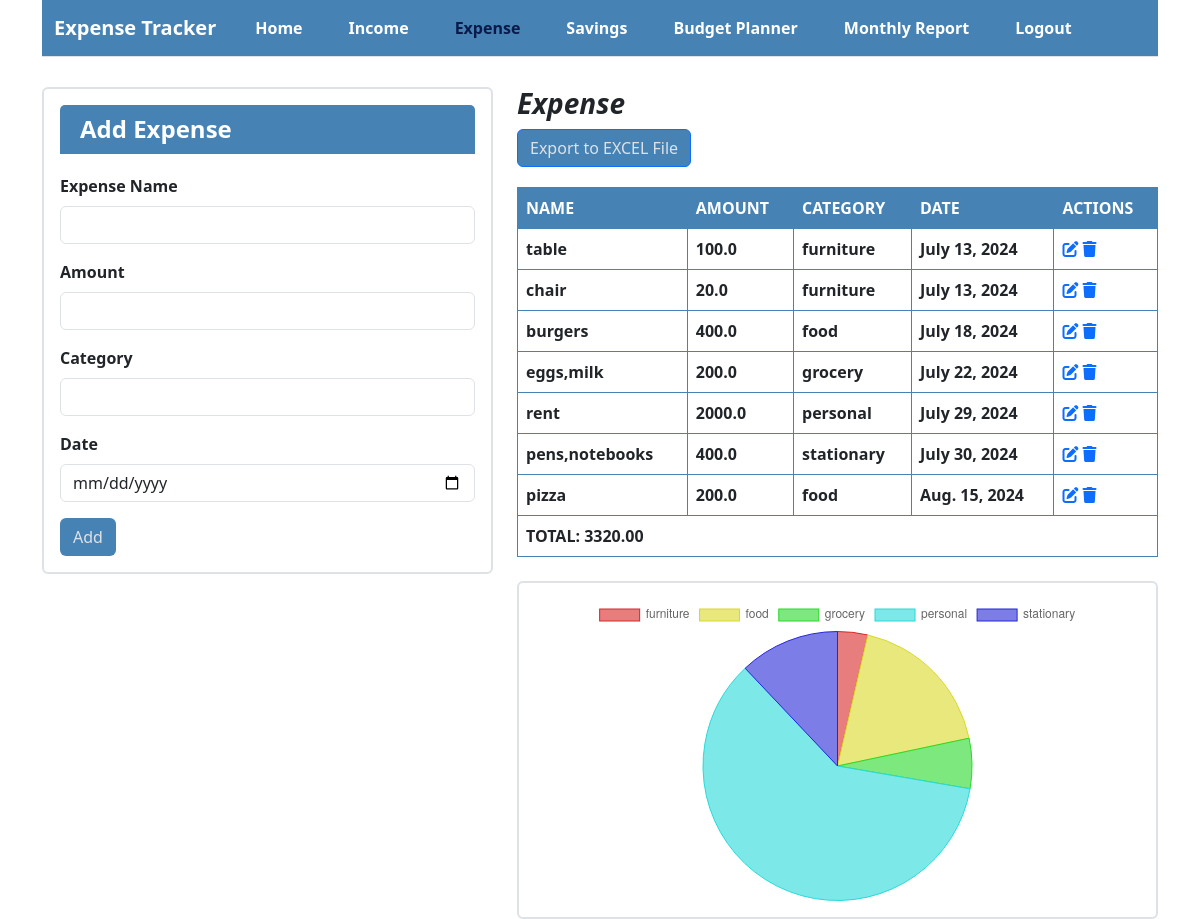
Page /expense/ (signed in) on the committed database.
### expense_tracker/models.py (models this page shows, shortened)
class Expense(models.Model):
    expense_name = models.CharField(max_length=200)
    amount = models.FloatField()
    category = models.CharField(max_length=200)
    date = models.DateField()

### expense_tracker/views.py (the view)
# urls.py: path('expense/', views.expense_view, name='expense'),
@login_required
def expense_view(request):
    if request.method == 'POST':
        expense_form = ExpenseForm(request.POST)
        if expense_form.is_valid():
            expense_form.save()
            return redirect('expense')
    else:
        expense_form = ExpenseForm()
    expenses = Expense.objects.all()
    return render(request, 'expense_tracker/expense.html', {
        'expense_form': expense_form,
        'expenses': expenses
    })

### expense_tracker/forms.py
class ExpenseForm(ModelForm):
    class Meta:
        model = Expense
        fields = {'expense_name','amount','category','date'}

### expense_tracker/templates/expense_tracker/expense.html (shortened to what this page needs)
<!DOCTYPE html>
<html lang="en">
<head>
    <link href="https://cdn.jsdelivr.net/npm/bootstrap@5.3.3/dist/css/bootstrap.min.css" rel="stylesheet">
    <link rel="stylesheet" href="https://cdnjs.cloudflare.com/ajax/libs/font-awesome/6.0.0-beta3/css/all.min.css">
</head>
<body>
    <div class="container">
        <div class="row">
            <div class="col-md-12">
                <nav class="navbar navbar-expand-lg navbar-custom  border-bottom border-body" >
                    <div class="container-fluid">
                        <a class="navbar-brand text-white" href="#"><b>Expense Tracker</b></a>
                        <div class="collapse navbar-collapse" id="navbarNav">
                            <ul class="navbar-nav me-auto mb-2 mb-lg-0">
                                <li class="nav-item">
                                    <a class="nav-link" href="{% url 'home' %}"><b>Home</b></a>
                                </li>
                                <li class="nav-item">
                                    <a class="nav-link" href="{% url 'income' %}"><b>Income</b></a>
                                </li>
                                <li class="nav-item">
                                    <a class="nav-link active" aria-current="page" href="#"><b>Expense</b></a>
                                </li>
                                <li class="nav-item">
                                    <a class="nav-link" href="{% url 'savings' %}"><b>Savings</b></a>
                                </li>
                                <li class="nav-item">
                                    <a class="nav-link " href="{% url 'budget-list' %}"><b>Budget Planner</b></a>
                                </li>
                                <li class="nav-item">
                                    <a class="nav-link " href="{% url 'monthly-report' %}"><b>Monthly Report</b></a>
                                </li>
                                <li class="nav-item">
                                    <a class="nav-link" href="{% url 'logout' %}"><b>Logout</b></a>
                                </li>
                            </ul>
                        </div>
                    </div>
                </nav>
            </div>
        </div>
        <div class="row form-container">
            <div class="col-md-5">
                <div class="card">
                    <div class="card-body">
                        <h4 class="form-header"><b>Add Expense</b></h4>
                        <form method="POST">
                            <div class="mb-3">
                                <label for="expenseName" class="form-label"><b>Expense Name</b></label>
                                <input type="text" class="form-control" id="expenseName" name="expense_name">
                            </div>
                            <div class="mb-3">
                                <label for="amount" class="form-label"><b>Amount</b></label>
                                <input type="number" class="form-control" id="amount" name="amount">
                            </div>
                            <div class="mb-3">
                                <label for="category" class="form-label"><b>Category</b></label>
                                <input type="text" class="form-control" id="category" name="category">
                            </div>
                            <div class="mb-3">
                                <label for="date" class="form-label"><b>Date</b></label>
                                <input type="date" class="form-control" id="date" name="date">
                            </div>
                            <button type="submit" class="btn ">Add</button>
                        </form>
                    </div>
                </div>
            </div>
            <div class="col-md-7">
                <h3><b><i>Expense</i></b></h3>
                <a href="{% url 'export_transactions_xlsx' %}" class="btn btn-primary">Export to EXCEL File</a>
                <table>
                    <thead>
                        <tr>
                            <th>NAME</th>
                            <th>AMOUNT</th>
                            <th>CATEGORY</th>
                            <th>DATE</th>
                            <th>ACTIONS</th>
                        </tr>
                    </thead>
                    <tbody>
                        {% for expense in expenses %}
                        <tr>
                            <td><b>{{ expense.expense_name }}</b></td>
                            <td class="amount"><b>{{ expense.amount }}</b></td>
                            <td class="category"><b>{{ expense.category }}</b></td>
                            <td><b>{{ expense.date }}</b></td>
                            <td>
                                <a href="{% url 'expense_edit' expense.id %}" class="edit-icon"><i class="fas fa-edit"></i></a>
                                <a href="{% url 'expense_delete' expense.id %}" class="delete-icon"><i class="fas fa-trash"></i></a>
                            </td>
                        </tr>
                        {% endfor %}
                    </tbody>
                    <tfoot>
                        <tr>
                            <td colspan="5"><strong>TOTAL: <span id="totalExpense">0</span></strong></td>
                        </tr>
                    </tfoot>
                </table>
                <br>
                <div class="card">
                    <div class="card-body">
                        <canvas id="myChart"></canvas>
                    </div>
                </div>
            </div>
        </div>
    </div>
    <script type="text/javascript">
        function calculateTotal() {
            const amounts = document.querySelectorAll('.amount');
            let total = 0;
            amounts.forEach(amount => {
                total += parseFloat(amount.textContent) || 0;
            });
            document.getElementById('totalExpense').textContent = total.toFixed(2);
        }
        window.onload = function() {
            calculateTotal();
            const categoryData = {};
            document.querySelectorAll('tbody tr').forEach(row => {
                const amount = parseFloat(row.querySelector('.amount').textContent) || 0;
                const category = row.querySelector('.category').textContent;
                if (categoryData[category]) {
                    categoryData[category] += amount;
                } else {
                    categoryData[category] = amount;
                }
            });
            const labels = Object.keys(categoryData);
            const data = Object.values(categoryData);
            const ctx = document.getElementById('myChart').getContext('2d');
            new Chart(ctx, {
                type: 'pie',
                data: {
                    labels: labels,
                    datasets: [{
                        data: data,
                        backgroundColor: labels.map((_, index) => `hsl(${index * 60}, 70%, 70%)`),
                        borderColor: labels.map((_, index) => `hsl(${index * 60}, 70%, 50%)`),
                        borderWidth: 1
                    }]
                }
            });
        };
    </script>
</body>
</html>

### expense_tracker/templates/expense_tracker/expense.html (style rules this page uses)
.navbar-custom { background-color: steelblue; }
.navbar-custom .nav-link { color: #ffffff; }
.navbar-custom .nav-link.active { color:#0a1b4b; font-weight: bold; }
.navbar-nav { flex-direction: row; }
.nav-item { padding-left: 15px; padding-right: 15px; }
.form-container { margin-top: 30px; }
.form-header { margin-bottom: 20px; }
.card { border-width: 2px; border-style: solid; border-color: #dee2e6; }
.btn { background-color: steelblue; color:#dee2e6; }
.form-header { background-color: steelblue; color: #ffffff; padding: 10px 20px; border-radius: 5px 5px 0 0; margin-bottom: 20px; }
table { width: 100%; margin-top: 20px; border-collapse: collapse; }
th, td { border: 1px solid steelblue; padding: 8px; text-align: left; }
th { background-color: steelblue; color: white; }
#myChart { width: 200px; height: 200px; }

### rows in the picture
Expense: expense_name "table", amount "100.0", category "furniture", date "July 13, 2024"
Expense: expense_name "chair", amount "20.0", category "furniture", date "July 13, 2024"
Expense: expense_name "burgers", amount "400.0", category "food", date "July 18, 2024"
Expense: expense_name "eggs,milk", amount "200.0", category "grocery", date "July 22, 2024"
Expense: expense_name "rent", amount "2000.0", category "personal", date "July 29, 2024"
Expense: expense_name "pens,notebooks", amount "400.0", category "stationary", date "July 30, 2024"
Expense: expense_name "pizza", amount "200.0", category "food", date "Aug. 15, 2024"
